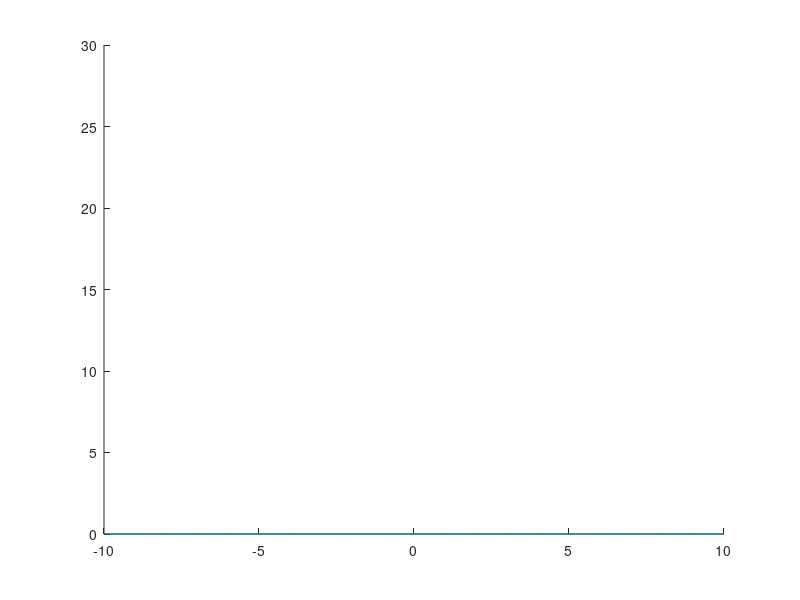

The MATLAB source for this figure:

figure(1)
clf
axis([-10   10  0 30]);

hold on

[x,y]=ginput(10);

P=polyfit(x,y,5);

base=[-10:0.1:10];

val=polyval(P,base);


% plot dei punti e del polinomio interpolante

h1=plot(x,y,'*');
h2=plot(base,val);

hold off


